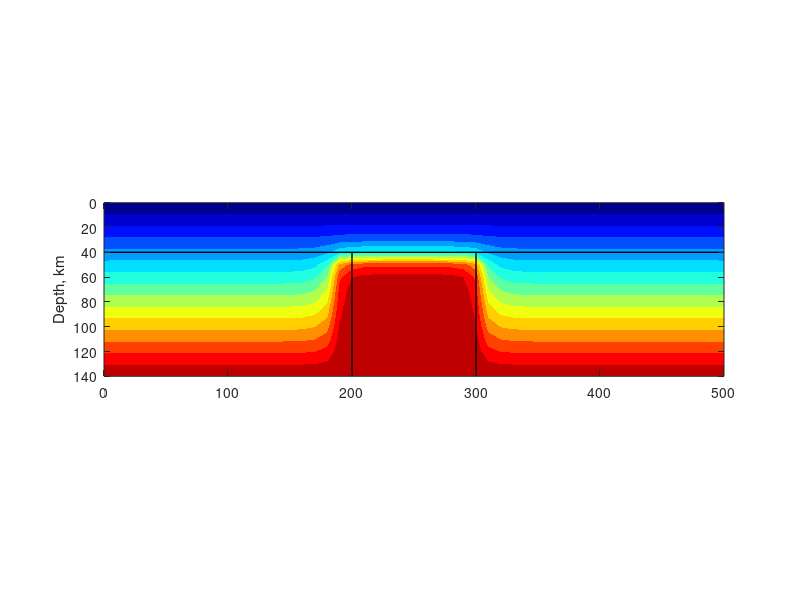

The MATLAB source for this figure: (Note: this script raises an error after producing the figure.)
%% Intrusion heat flow
% William Davis 30/06/16
% Pascal and Olesen 2009
clc, clearvars, close all

%% Variables
x_length = 500E3; % m
y_length = 140E3; % m
crust_thickness = 40E3; % m
diapir_length = 100E3; % m
scale = 0.0001; % Points per m
nt = 200; % Number of timesteps
eps = 0.5; % Stability limit

%% Paper variables
% Crustal heat generation
A0 = 0.35; % milli watts per meter cubed

% Temperature of the diapir
T_d = 1500; % Degrees C

% Thermal diffusivity
tDifCrust = 0.9E-6; % Crust % Thermal diffusivity, m^2 s^-1
tDifMant = 1E-6; % Mantle % Thermal diffusivity, m^2 s^-1

% Thermal conductivity
tConCrust = 2.5; % Crust
tConMant = 3.5; % Mantle

%%
nptsx = x_length*scale; % Calculates grid spacing for rectangular boxes
nptsy = y_length*scale;
nx = nptsx + 1; % Number of x and y nodes
ny = nptsy + 1;
nnodes = nx*ny; % Total number of nodes
dx = x_length/(nx-1);  % Calculate x space increment in km
dy = y_length/(ny-1);  % Calculate y space increment in km
kmSca = 1000; % km to m scale


%% Setting up grid
thCrust = ceil(ny*crust_thickness/y_length); % Thickness of crust
thMant = ny - thCrust; % Thickness of mantle
lenDia = ceil(nx*diapir_length/x_length); % Length of diapir
lenMant = (nx - lenDia)/2;

%% Assigning values

% Thermal diffusivity and conductivity grids
K = ones(ny,nx); % Diffusivity
k = ones(ny,nx); % Conductivity

K(1:thCrust,:) = tDifCrust;
K(thCrust+1:end,:) = tDifMant;
k(1:thCrust,:) = tConCrust;
k(thCrust+1:end,:) = tConMant;

K_max = max(K(:)); % Maximum diffusivity
d_t = eps*dx*dy/K_max; % Calculate time step from stability criterion 
                                   %(dimensional time)

dt = d_t/(365.25*24*60*60); % In years
dtMa = dt/1000000; % In Ma

% Setting up grid
[X,Y] = meshgrid((0:dx:x_length),(0:dy:y_length));

% Set up initial T
T_gradient = 0:T_d/(ny-1):T_d;
T0 = repmat(T_gradient',1,nx); % Set up crust and mantle gradient
T0(thCrust+1:end,lenMant:lenMant+lenDia) = T_d;
T = T0; T_new = T0; T_old = T0; % Initialization of temperature fields
T_mat = zeros(ny,nx,nt+1); T_mat(:,:,1) = T0; % Saved T matrix

%% QSM vectorised method

% Lookup number matrix
number_mat = zeros(size(X));
number_mat(:) = 1:numel(X);

% Diffusivity coefficient (s m^-2)
sx = d_t/(dx*dx);
sy = d_t/(dy*dy);

% Inbetween nodes for K
K_center = K(2:ny-1,2:nx-1);
K_north = K(1:ny-2,2:nx-1);
K_south = K(3:ny,2:nx-1);
K_east = K(2:ny-1,3:nx);
K_west = K(2:ny-1,1:nx-2);
Kxe_mat = (K_east+K_center)/2; % East
Kxw_mat = (K_west+K_center)/2; % West
Kys_mat = (K_south+K_center)/2; % South
Kyn_mat = (K_north+K_center)/2; % North

center_mat = number_mat(2:ny-1,2:nx-1);
north_mat = number_mat(1:ny-2,2:nx-1);
south_mat = number_mat(3:ny,2:nx-1);
east_mat = number_mat(2:ny-1,3:nx);
west_mat = number_mat(2:ny-1,1:nx-2);

% Edges
north_nodes = ny+1:ny:(nnodes-ny);
south_nodes = 2*ny:ny:(nnodes-ny);
east_nodes = nnodes-ny+2:nnodes-1;
west_nodes = 2:ny-1;
% Corners
nw_node = 1;
ne_node = nnodes-ny+1;
sw_node = ny;
se_node = nnodes;

ivec = ones(5*nnodes,1)*NaN;
jvec = ones(5*nnodes,1)*NaN;
vvec = ones(5*nnodes,1)*NaN;

ivec(5*center_mat(:)-4) = center_mat(:);
ivec(5*center_mat(:)-3) = center_mat(:);
ivec(5*center_mat(:)-2) = center_mat(:);
ivec(5*center_mat(:)-1) = center_mat(:);
ivec(5*center_mat(:)) = center_mat(:);
jvec(5*center_mat(:)-4) = south_mat(:);
jvec(5*center_mat(:)-3) = north_mat(:);
jvec(5*center_mat(:)-2) = center_mat(:);
jvec(5*center_mat(:)-1) = east_mat(:);
jvec(5*center_mat(:)) = west_mat(:);
vvec(5*center_mat(:)-4) = -sy*Kys_mat;
vvec(5*center_mat(:)-3) = -sy*Kyn_mat;
vvec(5*center_mat(:)-2) = (Kxe_mat+Kxw_mat)*sx+(Kys_mat+Kyn_mat)*sy+1;
vvec(5*center_mat(:)-1) = -sx*Kxe_mat;
vvec(5*center_mat(:)) = -sx*Kxw_mat;

% Corners
ivec(nw_node*5) = nw_node; % NW
jvec(nw_node*5) = nw_node;
vvec(nw_node*5) = 1;
ivec(ne_node*5) = ne_node; % NE
jvec(ne_node*5) = ne_node;
vvec(ne_node*5) = 1;
ivec(sw_node*5) = sw_node; % SW
jvec(sw_node*5) = sw_node;
vvec(sw_node*5) = 1;
ivec(se_node*5) = se_node; % SE
jvec(se_node*5) = se_node;
vvec(se_node*5) = 1;

% Edges
ivec(west_nodes*5) = west_nodes; % West boundary
jvec(west_nodes*5) = west_nodes;
vvec(west_nodes*5) = 1;
ivec(east_nodes*5) = east_nodes; % East boundary
jvec(east_nodes*5) = east_nodes;
vvec(east_nodes*5) = 1;

ivec(north_nodes*5) = north_nodes; % North boundary
jvec(north_nodes*5) = north_nodes;
vvec(north_nodes*5) = 1;
ivec(south_nodes*5) = south_nodes; % South boundary
jvec(south_nodes*5) = south_nodes;
vvec(south_nodes*5) = 1;

% Final calcs
ivec(isnan(ivec)) = [];
jvec(isnan(jvec)) = [];
vvec(isnan(vvec)) = [];
qsm = sparse(ivec,jvec,vvec);

%% Time stepping
for i = 1:nt 
   T_new = qsm\T(:);
   T_old = T;
   T(:) = T_new(:); % Change times around
   T_mat(:,:,i+1) = T; % Saving T matrix
   
   figure(1)
   contourf(X/1000,Y/1000,T,'LineStyle','none','LevelStep',100) % 1600/9
   %c = colorbar('southoutside','Limits',[0,1600]);
   c.Label.String = 'Temp. (\circC)';
   colormap(jet)
   ylabel('Depth, km')
   axis ij
   axis equal
   
   line([0,x_length/kmSca],[crust_thickness/kmSca,crust_thickness/kmSca],'Color','k',...
       'LineWidth',1)
   line([(x_length-diapir_length)/(2*kmSca),(x_length-diapir_length)/(2*kmSca)],...
       [crust_thickness/kmSca,y_length/kmSca],'Color','k',...
       'LineWidth',1)
   line([(x_length+diapir_length)/(2*kmSca),(x_length+diapir_length)/(2*kmSca)],...
       [crust_thickness/kmSca,y_length/kmSca],'Color','k',...
       'LineWidth',1)
   
   timestep = num2str(i,'%03.0f');
   ageMa = num2str(round(i*dtMa,1),'%04.1f');
   title([' FD, time step: ',timestep,'     Time(Ma): ',ageMa])
   xlabel ('Distance, km'), ylabel('Depth, km')
   drawnow
   
end
save('T_mat')